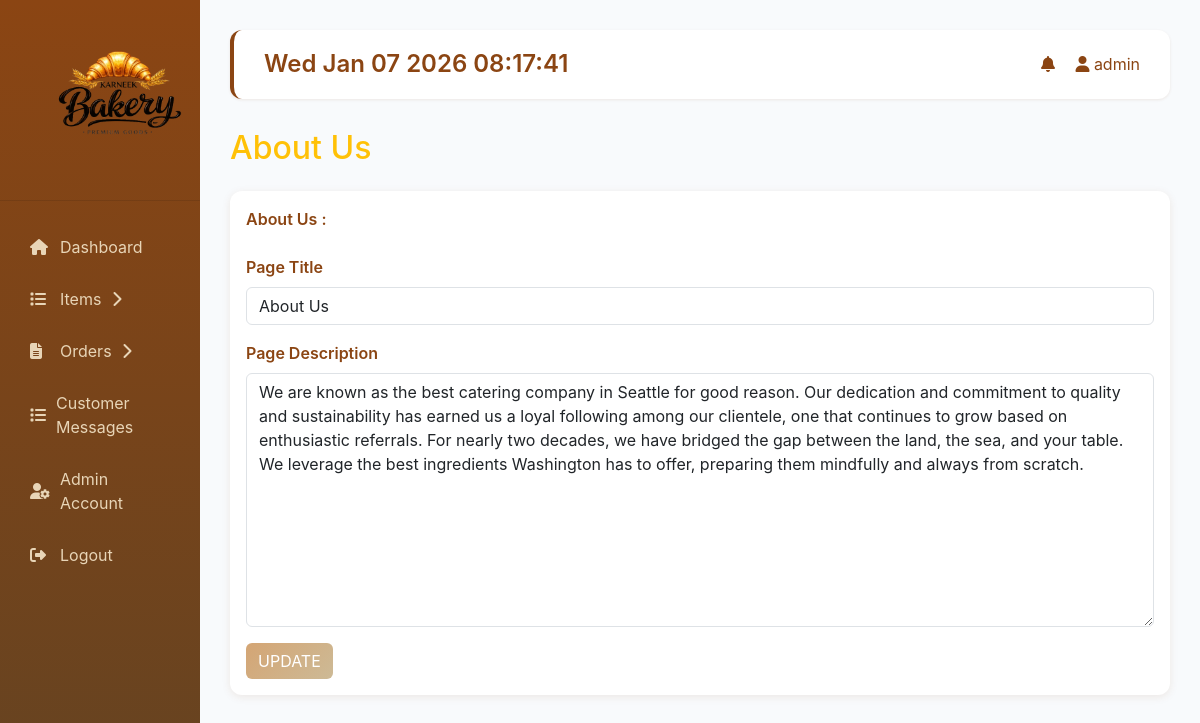
The page /backend/admin/aboutus.php (signed in) on the database its author committed.
### tables this page shows
CREATE TABLE IF NOT EXISTS pages (
    pageID INT AUTO_INCREMENT PRIMARY KEY,
    pageTitle VARCHAR(255) NOT NULL,
    pageDescription TEXT,
    email VARCHAR(255),
    mobileNumber VARCHAR(20),
    pageType VARCHAR(50) UNIQUE NOT NULL
);

### backend/connect.php (called while the page is built, shortened)
<?php
  function executePreparedQuery($query, $types = "", $params = []){
    $conn = $GLOBALS['conn'];
    try {
      $stmt = $conn->prepare($query);
    } catch (mysqli_sql_exception $e) {
      $GLOBALS['db_last_error'] = $e->getMessage();
      error_log("Prepare failed: " . $e->getMessage());
      return false;
    }
    if(!empty($params)){
      $stmt->bind_param($types, ...$params);
    }
    if(!$stmt->execute()){
      $GLOBALS['db_last_error'] = $stmt->error;
      error_log("Execute failed: " . $stmt->error);
      $stmt->close();
      return false;
    }
    $result = $stmt->get_result();
    return $result;
  }
?>

### backend/admin/aboutus.php (the view, shortened to what this page needs)
<?php
include(__DIR__ . "/includes/header.php");
$query = "SELECT * FROM pages WHERE pageType = ?";
$result = executePreparedQuery($query, "s", ['aboutus']);
$page = mysqli_fetch_assoc($result);
?>
<h2 class="mb-4 text-warning">About Us</h2>
<div class="card">
  <div class="card-body">
    <form method="POST">
      <div class="mb-3">
        <label class="form-label">About Us :</label>
      </div>
      <div class="mb-3">
        <label class="form-label">Page Title</label>
        <input type="text" class="form-control" name="pageTitle" value="<?php echo $page['pageTitle']; ?>" required>
      </div>
      <div class="mb-3">
        <label class="form-label">Page Description</label>
        <textarea class="form-control" name="pageDescription" rows="10" required><?php echo $page['pageDescription']; ?></textarea>
      </div>
      <button type="submit" class="btn btn-warning">UPDATE</button>
    </form>
  </div>
</div>
<?php include(__DIR__ . "/includes/footer.php"); ?>

### frontend/css/admin-style.css (style rules this page uses)
:root { --brown-primary: #8B4513; --brown-dark: #654321; --brown-light: #D4A574; --brown-lighter: #E8D5B7; --brown-accent: #CDBA96; }
body { background-color: #faf9f7; font-family: -apple-system, BlinkMacSystemFont, 'Segoe UI', Roboto, 'Helvetica Neue', Arial, sans-serif; }
.btn-warning { background: linear-gradient(135deg, var(--brown-light), var(--brown-accent)); border: none; color: #fff; transition: all 0.3s ease; }
.card { border: none; box-shadow: 0 2px 8px rgba(139, 69, 19, 0.1); border-radius: 12px; }
.form-label { color: var(--brown-primary); font-weight: 600; }

### rows shown on the page
pages: pageTitle "About Us", pageDescription "We are known as the best catering company in Seattle for good reason. Our dedication and commitment to quality and sustainability has earned us a loyal following among our clientele, one that continues to grow based on enthusiastic referrals. For nearly two decades, we have bridged the gap between the land, the sea, and your table. We leverage the best ingredients Washington has to offer, preparing them mindfully and always from scratch."

### other values the page prints
$_SESSION['adminUsername'] "admin"
